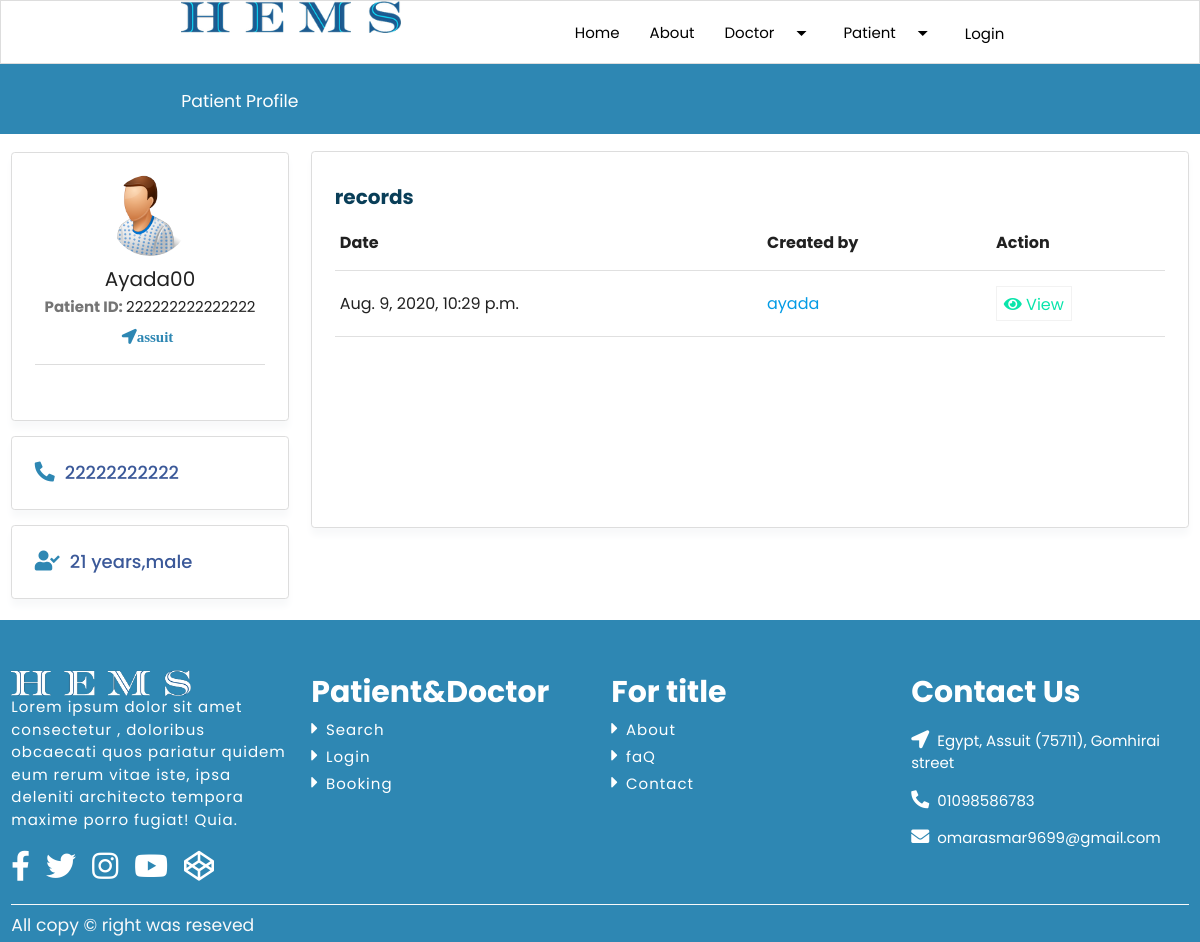
The app's page /patient-profile/8 with its own data.
### account/models.py (models this page shows, shortened)
class Patient(models.Model):
    img = models.ImageField(upload_to='patient', null=True)
    user = models.OneToOneField(User, on_delete=models.CASCADE, primary_key=True)
    age = models.IntegerField(default=22)
    patient_name = models.CharField(max_length=120, verbose_name='اسم المريض بالكامل')
    patient_birthday = models.DateTimeField(verbose_name='تاريخ الميلاد')
    doctor = models.ForeignKey(Doctor, on_delete=models.CASCADE, null=True)
    National_ID = models.CharField(max_length=14, verbose_name='الرقم القومى',unique=True)
    phone = models.CharField(max_length=11, verbose_name='رقم الهاتف')
    address = models.CharField(max_length=120, verbose_name='عنوان المستخدم')
    gender = models.CharField(choices=GENDER_CHOICES, max_length=1, verbose_name='الجنس')
    doctor_specialization = models.CharField(choices=SPECIALIZATION_CHOICES, max_length=50, verbose_name='التخصص', null=True)
    blood_group = models.CharField(max_length=10, default='A+')

class Record(models.Model):
    record_description = models.TextField(verbose_name='تقرير الحاله')
    treatment = models.TextField(verbose_name='الأدويه', blank=True)
    notes = models.CharField(max_length=120, verbose_name='ملاحظات', blank=True)
    doctor = models.ForeignKey(Doctor, on_delete=models.CASCADE)
    patient = models.ForeignKey(Patient, on_delete=models.CASCADE)
    created_at = models.DateTimeField(auto_now_add=True)
    updated_at = models.DateTimeField(auto_now=True)

class Doctor(models.Model):
    img = models.ImageField(upload_to='doctors', null=True)
    bio = models.TextField( default='',null=True, max_length=5000)
    user = models.OneToOneField(User, on_delete=models.CASCADE, primary_key=True)
    age = models.IntegerField(default=22)
    doctor_name = models.CharField(max_length=120, verbose_name='اسم الدكتور')
    doctor_specialization = models.CharField(choices=SPECIALIZATION_CHOICES, max_length=50, verbose_name='التخصص')
    price = models.FloatField(verbose_name='سعر الكشف', default=0)
    National_ID = models.CharField(max_length=14, verbose_name='الرقم القومى',unique=True)
    phone = models.CharField(max_length=11, verbose_name='رقم الهاتف')
    address = models.CharField(max_length=120, verbose_name='عنوان المستخدم')
    gender = models.CharField(choices=GENDER_CHOICES, max_length=1, verbose_name='الجنس')
    tags = models.TextField(max_length=500, null='True', default='')
    youtube = models.CharField(max_length=300, default='')
    facebook = models.CharField(max_length=300, default='')
    twitter = models.CharField(max_length=300, default='')
    instagram = models.CharField(max_length=300, default='')
    linkedin = models.CharField(max_length=300, default='')

### account/views.py (the view)
def patient_profile(request, pk):
    patient = m.Patient.objects.get(pk=pk)
    appointment = m.Appointment.objects.filter(patient=patient)
    record = m.Record.objects.filter(patient=patient)
    return render(request, 'account/patient-profile.html', {'patient': patient, 'appointments': appointment, 'records': record})

### account/templates/account/patient-profile.html (shortened to what this page needs)
{% extends 'account/base.html' %}
{% load static %}
{% block content %}
    <div class="search-bar">
      <div class="container">
        <div class="row">
          <div class="col s12">
            <div class="search-bar-title">
              <h6>Patient Profile</h6>
            </div>
          </div>
        </div>
      </div>
    </div>
  <div class="patient-profile">
    <div class="row">
      <div class="col s12 l3 theiaStickySidebar">
        <div class="p-profile center">
          <div class="p-pic">
            <img src="{%static 'images/People-Patient-Male-icon.png'%}" alt=""><br>
            <h6 class="p-name">{{patient.patient_name}}</h6>
            <span class="p-id">Patient ID: </span><span>{{patient.National_ID}}</span>
            <p class="p-place"><i class="fas fa-location-arrow">{{patient.address}}</i></p>
          </div>
        </div>
        <div class="p-info left">
          <div class="phone"><i class="fas fa-phone-alt"></i><span>{{patient.phone}}</span></div>
          <div class="user-gender"><i class="fas fa-user-check"></i><span>{{patient.age}} years,{{patient.gender}} </span></div>
        </div>
      </div>
      <div class="col s12 l9">
        <div class="p-appoitment p-prescription">
          <div class="p-appoitment-label">
            <h6>records</h6>
            <div class="p-appoitment-info">
              <table class="highlight">
                <thead>
                  <tr>
                      <th>Date</th>
                      <th>Created by</th>
                      <th>Action</th>
                  </tr>
                </thead>
                <tbody>
                {% for record in records%}
                  <tr>
                    <td>{{record.created_at}}</td>
                    <td><a href="{% url 'doctor_profile' record.doctor.pk %}">{{record.doctor.doctor_name}}</a></td>
                    <td>
                      <a href="/view_record/{{record.pk}}" class="action-app p-preception-view"><i class="fas fa-eye"></i> View</a>
                    </td>
                  </tr>
                {% endfor%}
                </tbody>
              </table>
            </div>
          </div>
        </div>
      </div>
    </div>
  </div>
 {% endblock content%}

### static/css/style.css (style rules this page uses)
* { padding: 0; margin: 0; box-sizing: border-box; font-family: "Poppins",sans-serif; }
.search-bar { background-color: #2e87b3; height: 70px; line-height: 70px; }
.search-bar h6 { margin: 0; padding: 0; line-height: 70px; color: #fff; text-transform: capitalize; margin-left: -10px; }
.doctor-appitment-data .appoitment, .doctor-education, .docotor-comment, .p-profile { padding: 1.5rem; border: 1px solid #DDD; box-shadow: 0 .5rem .5rem #F8F9FA; border-radius: .25rem; background-color: #fff; box-sizing: border-box; margin-top: 15px; padding-bottom: 55px; }
.patient-profile .p-profile .p-pic img { width: 35%; border-radius: 50%; }
.patient-profile .p-profile .p-pic { border-bottom: 1px solid #DDD; padding-bottom: 20px; }
.patient-profile .p-profile h6 { text-transform: capitalize; font-size: 20px; }
.patient-profile .p-profile span.p-id { color: #757575; font-weight: bold; }
.patient-profile .p-profile .p-place i { color: #2e87b3; margin-right: 5px; }
.patient-profile .p-profile .p-place { margin-top: 10px; }
.patient-profile .p-info { width: 100%; }
.patient-profile .p-info i { color: #2e87b3; margin-right: 10px; font-size: 20px; }
.patient-profile .p-info span { font-size: 18px; }
.patient-profile .p-info span:last-of-type { color: #3b5999; font-weight: 500; }
.phone, .user-gender, .blood, .p-appoitment { padding: 1.5rem; border: 1px solid #DDD; box-shadow: 0 .5rem .5rem #F8F9FA; border-radius: .25rem; background-color: #fff; box-sizing: border-box; margin-top: 15px; }
.p-appoitment .p-appoitment-info { height: 290px; overflow-y: scroll; }
.p-appoitment .p-appoitment-label h6 { font-size: 20px; font-weight: bold; color: #093e58; }
.p-appoitment .p-appoitment-info .action-app { display: inline-block; text-align: center; line-height: 35px; width: 46%; margin-right: 5px; height: 35px; background-color: transparent; border: 1px solid rgba(221, 221, 221, 0.383);; color: #dd4b39; cursor: pointer; }
.p-prescription .p-preception-view, .p-bill .p-bill-view { color: #09e5ab !important; }

### static/css/picker.css (style rules this page uses)
:root { --gray: #999; --blue: #0074d9; --color: #333; --background-color: #fff; --border: 1px solid #eee; }

### records on screen
Patient: patient_name "Ayada00", National_ID "222222222222222", address "assuit", phone "22222222222", age "21", gender "male"
Record: created_at "Aug. 9, 2020, 10:29 p.m.", doctor.doctor_name "ayada"
